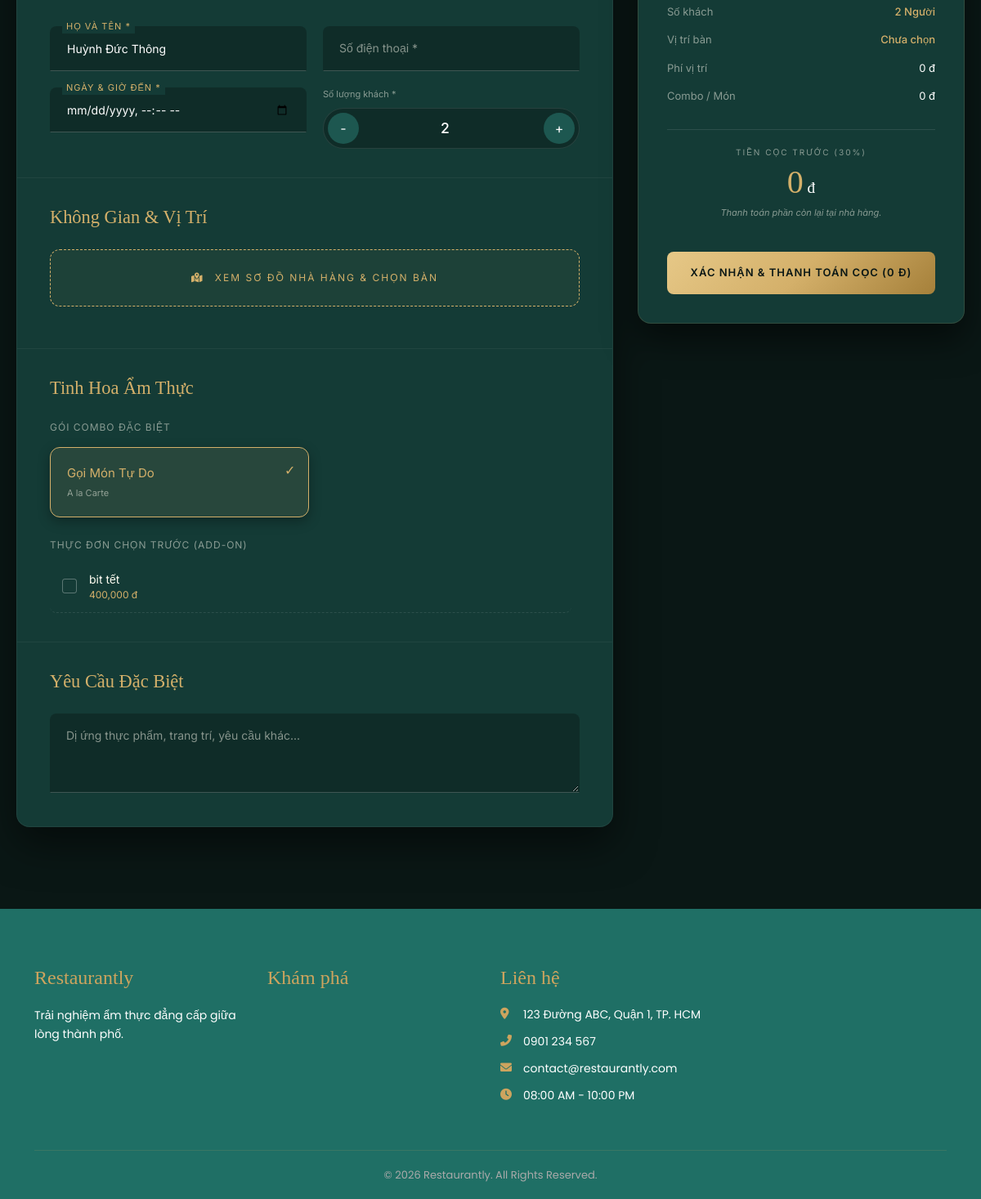
The app's page /booking_service.php (signed in, lower part), older data.
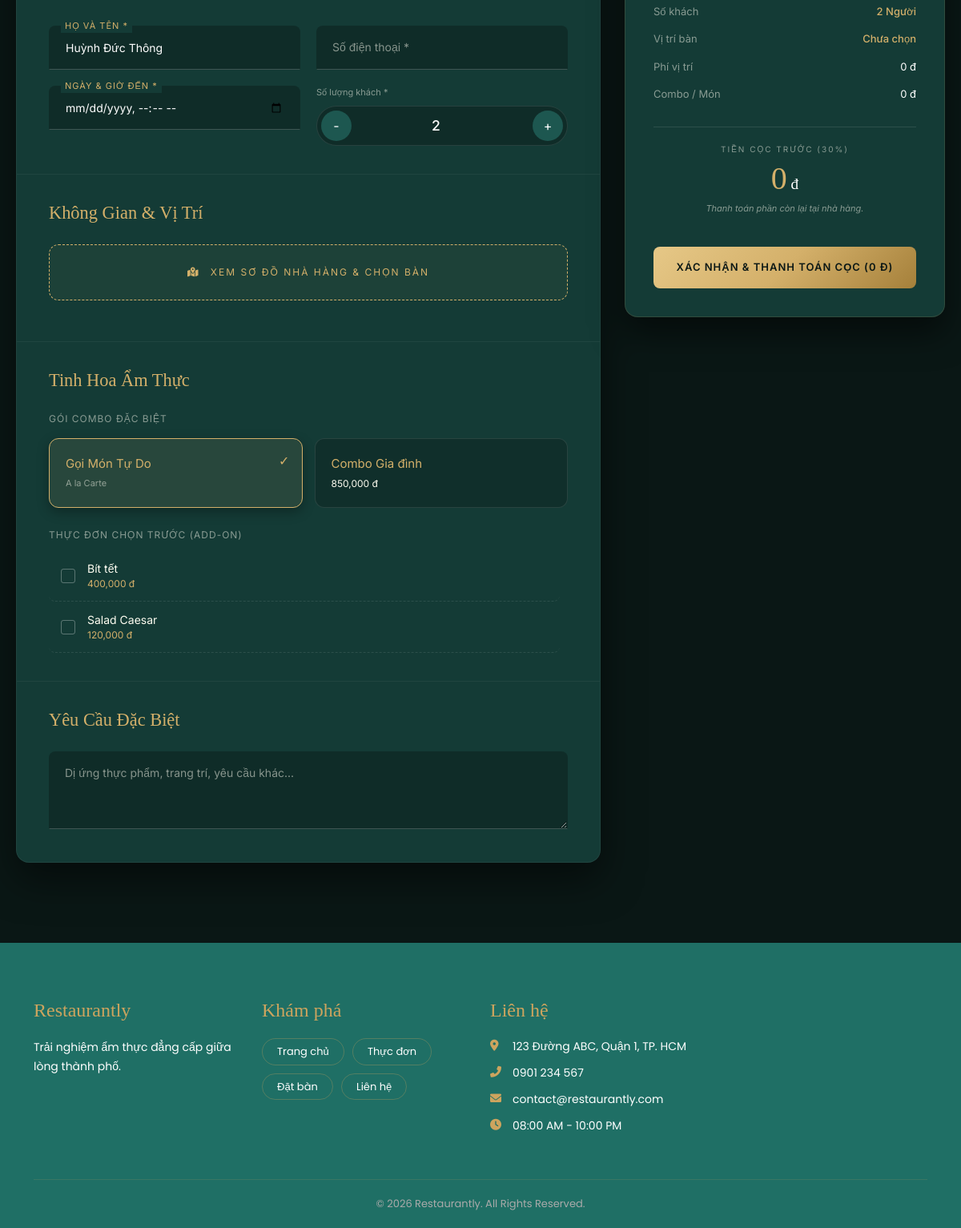
The same page, newer data.
### tables this page shows
CREATE TABLE `foods` (
  `id` int(11) NOT NULL,
  `category_id` int(11) DEFAULT NULL,
  `name` varchar(255) NOT NULL,
  `unit_name` varchar(50) DEFAULT NULL,
  `price` decimal(15,2) NOT NULL,
  `image` varchar(255) DEFAULT NULL,
  `description` text DEFAULT NULL,
  `status` tinyint(1) DEFAULT 1,
  `is_active` tinyint(1) NOT NULL DEFAULT 1
);

CREATE TABLE `combos` (
  `id` int(11) NOT NULL,
  `name` varchar(255) NOT NULL,
  `description` text DEFAULT NULL,
  `price` decimal(15,2) NOT NULL,
  `image` varchar(255) DEFAULT NULL,
  `status` tinyint(1) DEFAULT 1,
  `is_active` tinyint(1) NOT NULL DEFAULT 1,
  `created_at` timestamp NOT NULL DEFAULT current_timestamp()
);

CREATE TABLE `footer_links` (
  `id` int(11) NOT NULL,
  `title` varchar(255) NOT NULL,
  `url` varchar(255) NOT NULL,
  `priority` int(11) DEFAULT 0
);

### booking_service.php (the view, shortened to what the changed rows need)
<?php
$db  = (new Database())->getConnection();
$combos = $db->query(
    "SELECT c.*, GROUP_CONCAT(f.name SEPARATOR '|') as list_foods
     FROM combos c LEFT JOIN combo_items ci ON c.id=ci.combo_id
     LEFT JOIN foods f ON ci.food_id=f.id WHERE c.status=1 GROUP BY c.id"
)->fetchAll(PDO::FETCH_ASSOC);
$foods  = $db->query("SELECT * FROM foods WHERE status=1 ORDER BY name")->fetchAll(PDO::FETCH_ASSOC);
include 'views/client/layouts/header.php';
?>
<section class="booking-section" id="booking-form-area">
    <div class="luxury-panel">
        <form method="POST" action="config/process_service_booking.php" id="bk-form">
            <div class="panel-section">
                <div style="display:grid; grid-template-columns: 1fr 1fr; gap:15px; margin-bottom: 25px;">
                    <?php foreach($combos as $cb): ?>
                        <div class="card-select cc" data-price="<?= (float)$cb['price'] ?>" onclick="selCombo(<?= $cb['id'] ?>,this)">
                            <div style="color:var(--gold); font-size:15px; margin-bottom:5px;"><?= htmlspecialchars($cb['name']) ?></div>
                            <div style="font-size:12px; color:var(--text-main)"><?= number_format($cb['price']) ?> đ</div>
                        </div>
                    <?php endforeach; ?>
                </div>
                <?php if(!empty($foods)): ?>
                    <div style="max-height: 250px; overflow-y: auto; padding-right:10px;">
                        <?php foreach($foods as $fd): ?>
                        <div class="menu-item-lux" id="mr<?= $fd['id'] ?>">
                            <div style="display:flex; align-items:center; gap:15px;">
                                <input type="checkbox" class="menu-checkbox" name="menu_items[]" value="<?= $fd['id'] ?>" onchange="togMrow(this,<?= $fd['id'] ?>,<?= (float)$fd['price'] ?>)">
                                <div>
                                    <div style="font-size:14px;"><?= htmlspecialchars($fd['name']) ?></div>
                                    <div style="font-size:12px; color:var(--gold)"><?= number_format($fd['price']) ?> đ</div>
                                </div>
                            </div>
                        </div>
                        <?php endforeach; ?>
                    </div>
                <?php endif; ?>
            </div>
        </form>
    </div>
</section>
<?php include 'views/client/layouts/footer.php'; ?>

### views/client/layouts/footer.php (shortened to what the changed rows need)
<?php
$db = (new Database())->getConnection();
$links      = $db->query("SELECT * FROM footer_links ORDER BY priority ASC")->fetchAll(PDO::FETCH_ASSOC) ?? [];
?>
<footer class="footer">
    <div class="container">
        <div class="row gy-4">
            <div class="col-lg-3 col-md-6">
                <div class="explore-links">
                    <?php foreach ($links as $l): ?>
                        <a href="<?= htmlspecialchars($l['url']) ?>"><?= htmlspecialchars($l['title']) ?></a>
                    <?php endforeach; ?>
                </div>
            </div>
        </div>
    </div>
</footer>
<link rel="stylesheet" href="https://cdnjs.cloudflare.com/ajax/libs/font-awesome/6.0.0/css/all.min.css">

Row changes from the older to the newer data that the page shows:
added combos: name "Combo Gia đình", price "850,000"
changed foods: name "bit tết" → "Bít tết"
added foods: name "Salad Caesar", price "120,000"
added footer_links: title "Trang chủ"
added footer_links: title "Thực đơn"
added footer_links: title "Đặt bàn"
added footer_links: title "Liên hệ"
